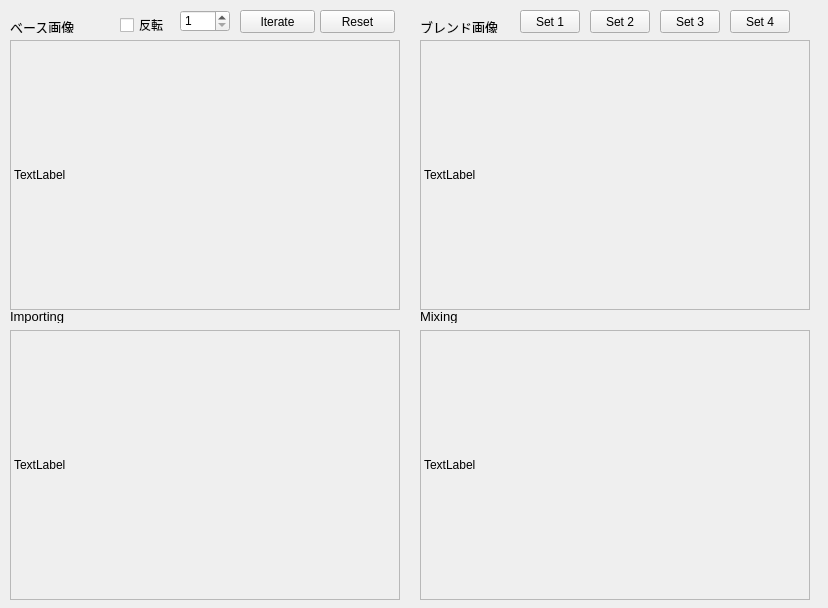
<?xml version="1.0" encoding="UTF-8"?>
<ui version="4.0">
 <class>PoissonImageSynthesisClass</class>
 <widget class="QWidget" name="PoissonImageSynthesisClass">
  <property name="geometry">
   <rect>
    <x>0</x>
    <y>0</y>
    <width>828</width>
    <height>608</height>
   </rect>
  </property>
  <property name="windowTitle">
   <string>PoissonImageSynthesis</string>
  </property>
  <widget class="QLabel" name="labelBase">
   <property name="geometry">
    <rect>
     <x>10</x>
     <y>40</y>
     <width>390</width>
     <height>270</height>
    </rect>
   </property>
   <property name="frameShape">
    <enum>QFrame::StyledPanel</enum>
   </property>
   <property name="text">
    <string>TextLabel</string>
   </property>
  </widget>
  <widget class="QLabel" name="labelBlend">
   <property name="geometry">
    <rect>
     <x>420</x>
     <y>40</y>
     <width>390</width>
     <height>270</height>
    </rect>
   </property>
   <property name="frameShape">
    <enum>QFrame::StyledPanel</enum>
   </property>
   <property name="text">
    <string>TextLabel</string>
   </property>
  </widget>
  <widget class="QLabel" name="labelMix">
   <property name="geometry">
    <rect>
     <x>420</x>
     <y>330</y>
     <width>390</width>
     <height>270</height>
    </rect>
   </property>
   <property name="frameShape">
    <enum>QFrame::StyledPanel</enum>
   </property>
   <property name="text">
    <string>TextLabel</string>
   </property>
  </widget>
  <widget class="QLabel" name="labelImp">
   <property name="geometry">
    <rect>
     <x>10</x>
     <y>330</y>
     <width>390</width>
     <height>270</height>
    </rect>
   </property>
   <property name="frameShape">
    <enum>QFrame::StyledPanel</enum>
   </property>
   <property name="text">
    <string>TextLabel</string>
   </property>
  </widget>
  <widget class="QLabel" name="label_5">
   <property name="geometry">
    <rect>
     <x>10</x>
     <y>20</y>
     <width>98</width>
     <height>13</height>
    </rect>
   </property>
   <property name="font">
    <font>
     <pointsize>10</pointsize>
    </font>
   </property>
   <property name="text">
    <string>ベース画像</string>
   </property>
  </widget>
  <widget class="QLabel" name="label_6">
   <property name="geometry">
    <rect>
     <x>420</x>
     <y>20</y>
     <width>98</width>
     <height>13</height>
    </rect>
   </property>
   <property name="font">
    <font>
     <pointsize>10</pointsize>
    </font>
   </property>
   <property name="text">
    <string>ブレンド画像</string>
   </property>
  </widget>
  <widget class="QLabel" name="label_7">
   <property name="geometry">
    <rect>
     <x>420</x>
     <y>310</y>
     <width>98</width>
     <height>13</height>
    </rect>
   </property>
   <property name="font">
    <font>
     <pointsize>10</pointsize>
    </font>
   </property>
   <property name="text">
    <string>Mixing</string>
   </property>
  </widget>
  <widget class="QLabel" name="label_8">
   <property name="geometry">
    <rect>
     <x>10</x>
     <y>310</y>
     <width>98</width>
     <height>13</height>
    </rect>
   </property>
   <property name="font">
    <font>
     <pointsize>10</pointsize>
    </font>
   </property>
   <property name="text">
    <string>Importing</string>
   </property>
  </widget>
  <widget class="QPushButton" name="iterateButton">
   <property name="geometry">
    <rect>
     <x>240</x>
     <y>10</y>
     <width>75</width>
     <height>23</height>
    </rect>
   </property>
   <property name="text">
    <string>Iterate</string>
   </property>
  </widget>
  <widget class="QPushButton" name="resetButton">
   <property name="geometry">
    <rect>
     <x>320</x>
     <y>10</y>
     <width>75</width>
     <height>23</height>
    </rect>
   </property>
   <property name="text">
    <string>Reset</string>
   </property>
  </widget>
  <widget class="QSpinBox" name="spinBox">
   <property name="geometry">
    <rect>
     <x>180</x>
     <y>10</y>
     <width>50</width>
     <height>22</height>
    </rect>
   </property>
   <property name="minimum">
    <number>1</number>
   </property>
   <property name="maximum">
    <number>100000</number>
   </property>
  </widget>
  <widget class="QPushButton" name="setButton_1">
   <property name="geometry">
    <rect>
     <x>520</x>
     <y>10</y>
     <width>60</width>
     <height>23</height>
    </rect>
   </property>
   <property name="text">
    <string>Set 1</string>
   </property>
  </widget>
  <widget class="QPushButton" name="setButton_2">
   <property name="geometry">
    <rect>
     <x>590</x>
     <y>10</y>
     <width>60</width>
     <height>23</height>
    </rect>
   </property>
   <property name="text">
    <string>Set 2</string>
   </property>
  </widget>
  <widget class="QPushButton" name="setButton_3">
   <property name="geometry">
    <rect>
     <x>660</x>
     <y>10</y>
     <width>60</width>
     <height>23</height>
    </rect>
   </property>
   <property name="text">
    <string>Set 3</string>
   </property>
  </widget>
  <widget class="QPushButton" name="setButton_4">
   <property name="geometry">
    <rect>
     <x>730</x>
     <y>10</y>
     <width>60</width>
     <height>23</height>
    </rect>
   </property>
   <property name="text">
    <string>Set 4</string>
   </property>
  </widget>
  <widget class="QCheckBox" name="checkBox">
   <property name="geometry">
    <rect>
     <x>120</x>
     <y>10</y>
     <width>47</width>
     <height>30</height>
    </rect>
   </property>
   <property name="text">
    <string>反転</string>
   </property>
  </widget>
 </widget>
 <layoutdefault spacing="6" margin="11"/>
 <resources>
  <include location="poissonimagesynthesis.qrc"/>
 </resources>
 <connections/>
</ui>
